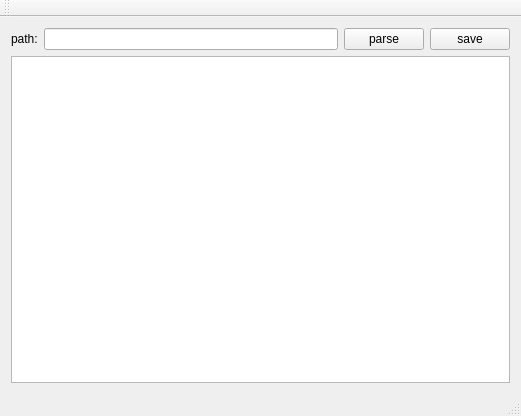
<?xml version="1.0" encoding="UTF-8"?>
<ui version="4.0">
 <class>MainWindow</class>
 <widget class="QMainWindow" name="MainWindow">
  <property name="geometry">
   <rect>
    <x>0</x>
    <y>0</y>
    <width>521</width>
    <height>416</height>
   </rect>
  </property>
  <property name="windowTitle">
   <string>MainWindow</string>
  </property>
  <widget class="QWidget" name="centralWidget">
   <layout class="QGridLayout" name="gridLayout">
    <item row="0" column="0">
     <layout class="QHBoxLayout" name="horizontalLayout">
      <item>
       <widget class="QLabel" name="label">
        <property name="text">
         <string>path:</string>
        </property>
       </widget>
      </item>
      <item>
       <widget class="QLineEdit" name="pathLineEdit">
        <property name="text">
         <string/>
        </property>
       </widget>
      </item>
      <item>
       <widget class="QPushButton" name="parsePushButton">
        <property name="text">
         <string>parse</string>
        </property>
       </widget>
      </item>
      <item>
       <widget class="QPushButton" name="savePushButton">
        <property name="text">
         <string>save</string>
        </property>
       </widget>
      </item>
     </layout>
    </item>
    <item row="1" column="0">
     <widget class="QTreeView" name="xmlTreeView"/>
    </item>
   </layout>
  </widget>
  <widget class="QMenuBar" name="menuBar">
   <property name="geometry">
    <rect>
     <x>0</x>
     <y>0</y>
     <width>521</width>
     <height>22</height>
    </rect>
   </property>
  </widget>
  <widget class="QToolBar" name="mainToolBar">
   <attribute name="toolBarArea">
    <enum>TopToolBarArea</enum>
   </attribute>
   <attribute name="toolBarBreak">
    <bool>false</bool>
   </attribute>
  </widget>
  <widget class="QStatusBar" name="statusBar"/>
 </widget>
 <layoutdefault spacing="6" margin="11"/>
 <resources/>
 <connections/>
</ui>
